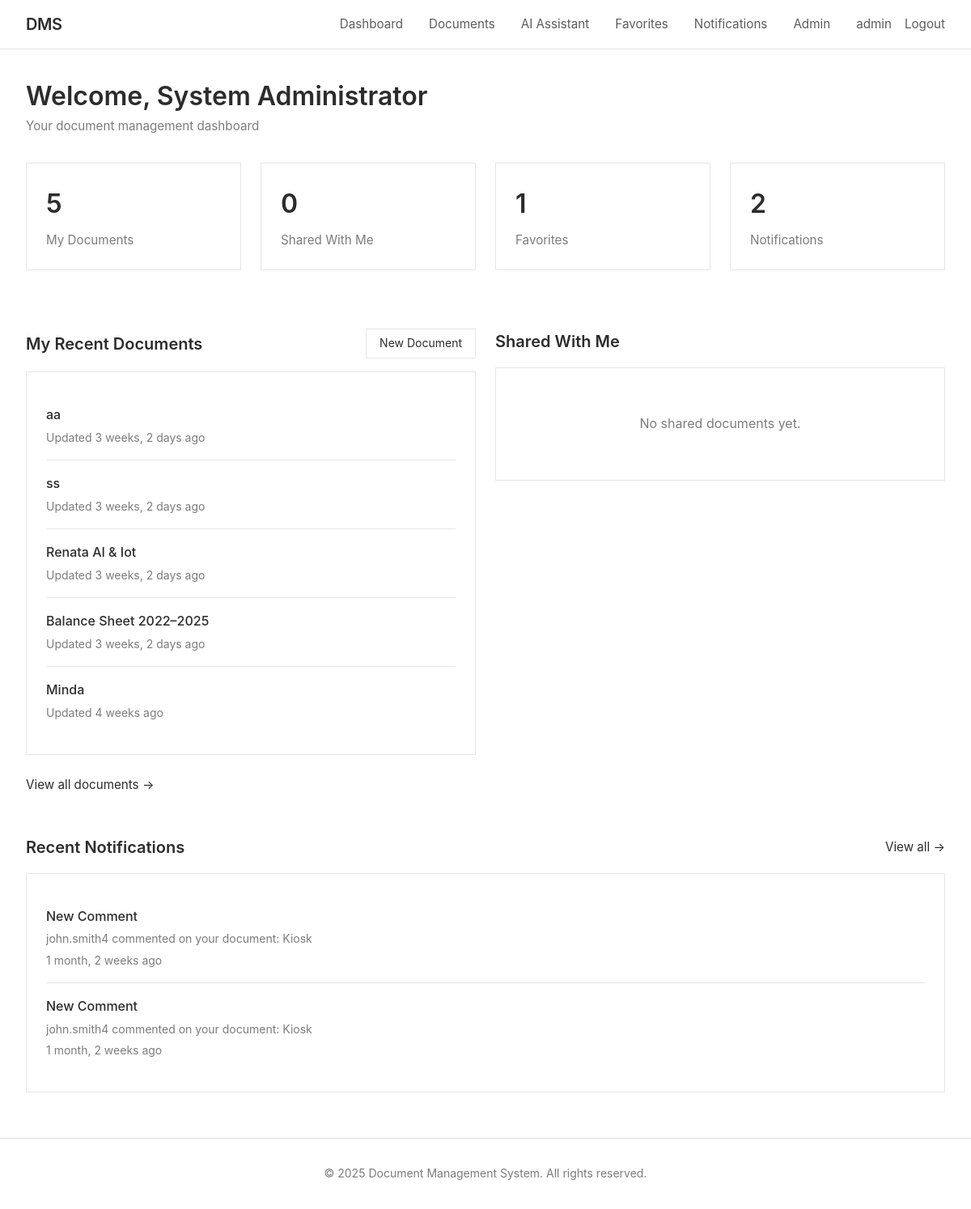
Before: /dashboard/ (signed in) with the older database file.
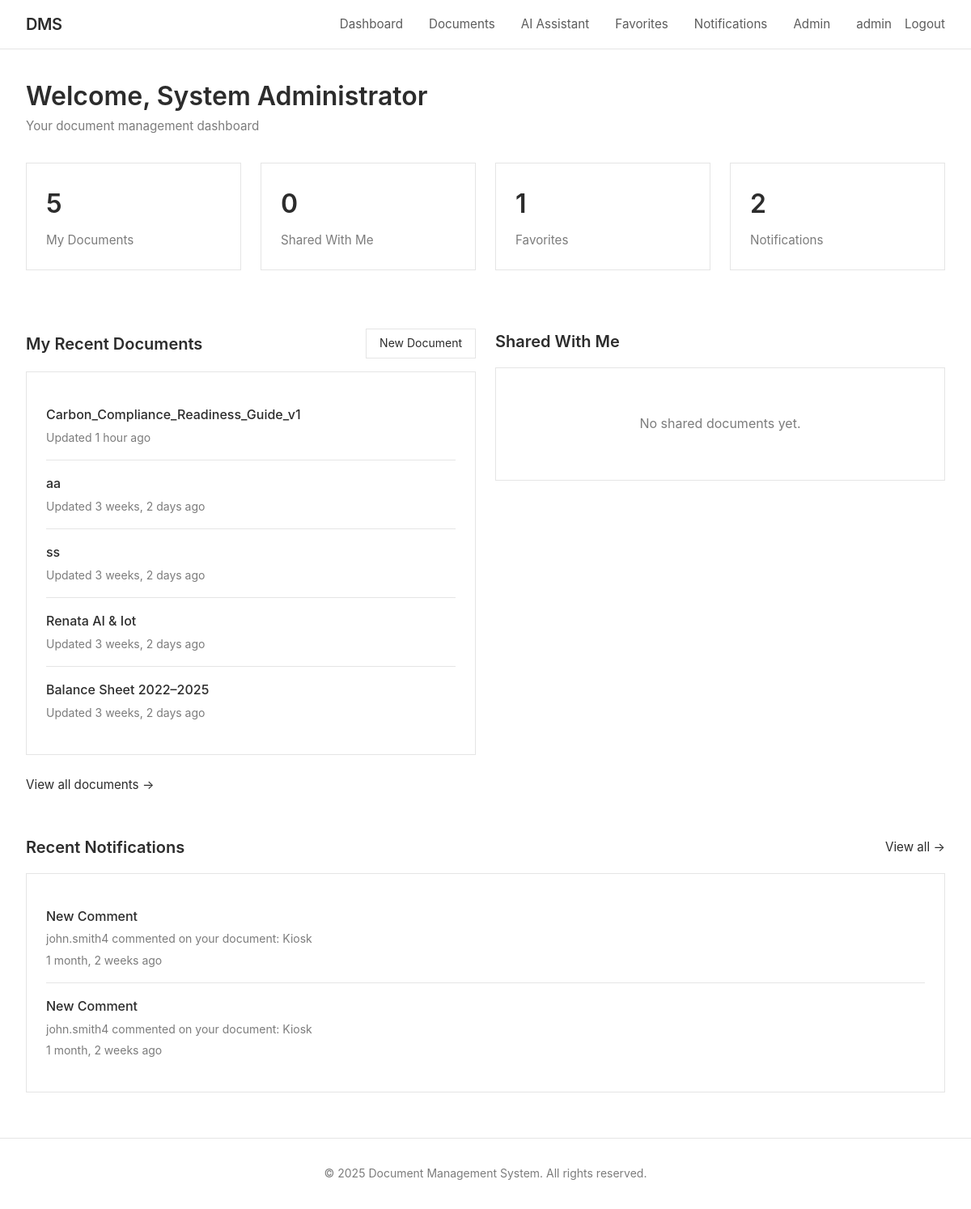
After: the same page with the newer database file.
### documents/models.py (models this page shows, shortened)
class Document(models.Model):
    ACCESS_LEVEL_CHOICES = [
        ('public', 'Public'),
        ('private', 'Private'),
        ('role', 'Role-Based'),
        ('custom', 'Custom Users'),
    ]
    title = models.CharField(max_length=255)
    description = models.TextField(blank=True)
    file = models.FileField(upload_to=document_upload_path)
    file_size = models.BigIntegerField(default=0, help_text="Size in bytes")
    file_type = models.CharField(max_length=100, blank=True)
    owner = models.ForeignKey(User, on_delete=models.CASCADE, related_name='owned_documents')
    access_level = models.CharField(max_length=10, choices=ACCESS_LEVEL_CHOICES, default='private')
    required_role_level = models.IntegerField(
        default=1,
        validators=[MinValueValidator(1), MaxValueValidator(100)],
        help_text="Minimum role level required (for role-based access)"
    )
    category = models.ForeignKey(Category, on_delete=models.SET_NULL, null=True, blank=True, related_name='documents')
    tags = models.ManyToManyField(Tag, blank=True, related_name='documents')
    shared_with = models.ManyToManyField(User, blank=True, related_name='shared_documents')
    version = models.IntegerField(default=1)
    is_locked = models.BooleanField(default=False, help_text="Locked documents cannot be edited")
    locked_by = models.ForeignKey(User, on_delete=models.SET_NULL, null=True, blank=True, related_name='locked_documents')
    views_count = models.IntegerField(default=0)
    downloads_count = models.IntegerField(default=0)
    created_at = models.DateTimeField(auto_now_add=True)
    updated_at = models.DateTimeField(auto_now=True)
    allow_comments = models.BooleanField(default=True)
    allow_download = models.BooleanField(default=True)
    is_deleted = models.BooleanField(default=False)
    deleted_at = models.DateTimeField(null=True, blank=True)
    class Meta:
        ordering = ['-updated_at', '-created_at']
        indexes = [
            models.Index(fields=['owner', 'access_level']),
            models.Index(fields=['created_at']),
            models.Index(fields=['title']),
        ]

class Notification(models.Model):
    NOTIFICATION_TYPES = [
        ('document_shared', 'Document Shared'),
        ('document_updated', 'Document Updated'),
        ('comment_added', 'Comment Added'),
        ('comment_reply', 'Comment Reply'),
        ('permission_changed', 'Permission Changed'),
        ('mention', 'Mentioned'),
    ]
    recipient = models.ForeignKey(User, on_delete=models.CASCADE, related_name='notifications')
    sender = models.ForeignKey(User, on_delete=models.SET_NULL, null=True, blank=True, related_name='sent_notifications')
    notification_type = models.CharField(max_length=30, choices=NOTIFICATION_TYPES)
    title = models.CharField(max_length=255)
    message = models.TextField()
    document = models.ForeignKey(Document, on_delete=models.CASCADE, null=True, blank=True, related_name='notifications')
    is_read = models.BooleanField(default=False)
    created_at = models.DateTimeField(auto_now_add=True)
    class Meta:
        ordering = ['-created_at']

### documents/views.py (the view)
# urls.py: path('dashboard/', views.dashboard_view, name='dashboard'),
@login_required
def dashboard_view(request):
    user = request.user
    my_documents = Document.objects.filter(
        owner=user,
        is_deleted=False
    ).select_related('category')[:5]
    recent_views = ActivityLog.objects.filter(
        user=user,
        action='view'
    ).select_related('document').order_by('-created_at')[:5]
    shared_documents = user.shared_documents.filter(
        is_deleted=False
    ).select_related('owner', 'category')[:5]
    favorites = Favorite.objects.filter(
        user=user
    ).select_related('document', 'document__owner')[:5]
    unread_notifications = user.notifications.filter(is_read=False)[:5]
    stats = {
        'total_documents': my_documents.count(),
        'shared_with_me': shared_documents.count(),
        'favorites': favorites.count(),
        'unread_notifications': unread_notifications.count(),
    }
    context = {
        'my_documents': my_documents,
        'recent_views': recent_views,
        'shared_documents': shared_documents,
        'favorites': favorites,
        'unread_notifications': unread_notifications,
        'stats': stats,
    }
    return render(request, 'documents/dashboard.html', context)

### documents/models.py (called while the page is built)
    def is_admin(self):
        return self.user_type == 'admin'

### documents/templates/documents/dashboard.html (shortened to what the changed rows need)
{% extends 'documents/base.html' %}
{% block content %}
<div style="margin-bottom: 2rem;">
    <h1 style="font-size: 2rem; font-weight: 600; color: #2c2c2c;">
        Welcome, {{ user.get_full_name|default:user.username }}
    </h1>
</div>
<div class="grid grid-2">
    <div>
        <div style="display: flex; justify-content: space-between; align-items: center; margin-bottom: 1rem;">
            <h2 style="font-size: 1.25rem; font-weight: 600; color: #2c2c2c;">
                My Recent Documents
            </h2>
        </div>
        {% if my_documents %}
            <div class="card">
                {% for document in my_documents %}
                    <div style="padding: 1rem 0; {% if not forloop.last %}border-bottom: 1px solid #e5e5e5;{% endif %}">
                        <h3 style="font-size: 1rem; font-weight: 500; margin-bottom: 0.25rem;">
                            <a href="{% url 'document_detail' document.pk %}" style="color: #2c2c2c; text-decoration: none;">
                                {{ document.title }}
                            </a>
                        </h3>
                        <p style="font-size: 0.875rem; color: #7c7c7c;">
                            Updated {{ document.updated_at|timesince }} ago
                        </p>
                    </div>
                {% endfor %}
            </div>
        {% else %}
            <div class="card">
                <p style="color: #7c7c7c; text-align: center; padding: 2rem 0;">
                    No documents yet. Create your first document to get started.
                </p>
            </div>
        {% endif %}
    </div>
    <div>
        <h2 style="font-size: 1.25rem; font-weight: 600; color: #2c2c2c; margin-bottom: 1rem;">
            Shared With Me
        </h2>
    </div>
</div>
{% if unread_notifications %}
<div style="margin-top: 3rem;">
    <div style="display: flex; justify-content: space-between; align-items: center; margin-bottom: 1rem;">
        <h2 style="font-size: 1.25rem; font-weight: 600; color: #2c2c2c;">
            Recent Notifications
        </h2>
    </div>
    <div class="card">
        {% for notification in unread_notifications %}
            <div style="padding: 1rem 0; {% if not forloop.last %}border-bottom: 1px solid #e5e5e5;{% endif %}">
                <h3 style="font-size: 1rem; font-weight: 500; margin-bottom: 0.25rem;">
                    {{ notification.title }}
                </h3>
                <p style="font-size: 0.875rem; color: #7c7c7c;">
                    {{ notification.message }}
                </p>
                <p style="font-size: 0.875rem; color: #7c7c7c; margin-top: 0.25rem;">
                    {{ notification.created_at|timesince }} ago
                </p>
            </div>
        {% endfor %}
    </div>
</div>
{% endif %}
{% endblock %}

Changed rows visible on the page:
no longer on this page (row unchanged): Document: title "Minda", updated_at "4 weeks"
added Document: title "Carbon_Compliance_Readiness_Guide_v1", updated_at "1 hour"
